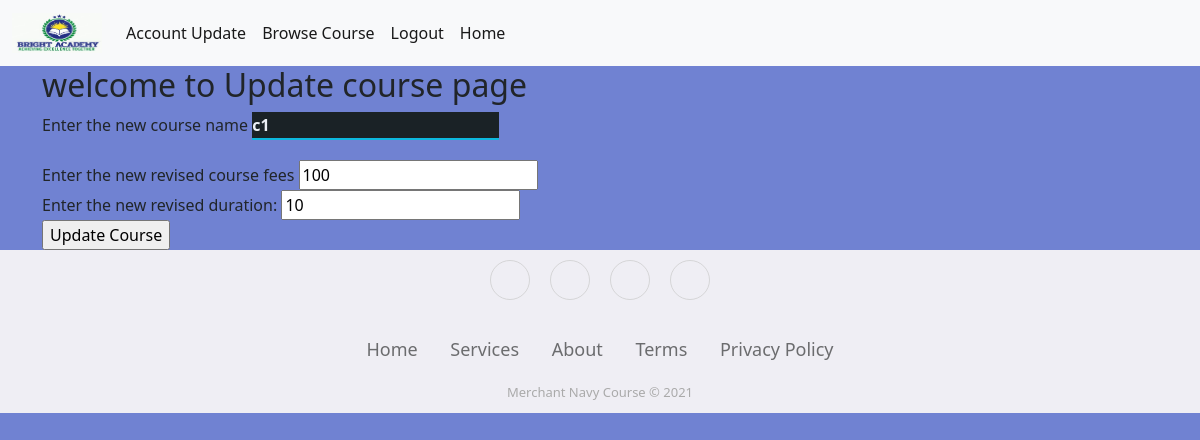
/update/1 (signed in), run on the app's committed database.
### project/models.py (models this page shows, shortened)
class Course(db.Model):
    __tablename__ = 'course'
    course_id = db.Column(db.Integer, primary_key=True)
    course_name = db.Column(db.String(100))
    course_instructor = db.Column(db.String(50), db.ForeignKey('user.id'), nullable=False)
    course_fee = db.Column(db.Integer)
    course_created = db.Column(db.DateTime, nullable=False, default=datetime.utcnow)
    course_duration = db.Column(db.Integer, nullable=False)
    course_student = db.relationship('Student', backref='s_course', lazy='select')

### project/course/views.py (the view)
@course_blueprint.route('/update/<course_id>', methods=['GET', 'POST'])
@login_required
def update_course(course_id):
    print("Inside Upate Course Method and course id is ", course_id)
    update_form = UpdateCourseForm()
    course_details = Course.query.filter_by(course_id=course_id).first()  # get course details by using its ID
    if update_form.validate_on_submit():
        print("Inside IF Statement")
        course_details.course_name = update_form.course_name.data
        course_details.course_fee = update_form.course_fee.data
        course_details.course_duration = update_form.course_duration.data
        print("COurse New Details are :")
        db.session.commit()  # update doesn't require to add before committing
        return "Update in Else"
    elif request.method == 'GET':
        print("Inside ELSE Statement")
        update_form.course_name.data = course_details.course_name  # pre-fill the course_name
        update_form.course_fee.data = course_details.course_fee  # pre-fill the course fee
        update_form.course_duration.data = course_details.course_duration  # pre-fill the course duration
        return render_template('update_course.html', form=update_form)

### project/course/forms.py
class UpdateCourseForm(FlaskForm, UserMixin):
    course_name = StringField("Enter the new course name")
    course_fee = IntegerField("Enter the new revised course fees")
    course_duration = IntegerField("Enter the new revised duration: ")
    submit = SubmitField("Update Course")

### project/models.py (called while the page is built)
@login_manager.user_loader
def load_user(user_id):
    return User.query.get(user_id)

### project/course/templates/course/update_course.html (shortened to what this page needs)
<!DOCTYPE html>
{% extends "base.html" %}
{% block content %}
<div class="container">
<h2> welcome to Update course page</h2>
<form method="POST">
    {{ form.course_name.label }} {{ form.course_name }}<br>
    {{ form.course_fee.label }} {{ form.course_fee }}<br>
    {{ form.course_duration.label }} {{ form.course_duration }}<br>
    {{ form.submit }}
</form>
    </div>
{% endblock %}

### project/static/styles/mainpage.css (style rules this page uses)
body { background-color: #7082d2; }
input[type=text] { background-color: #1A2226; border: none; border-bottom: 2px solid #0DB8DE; border-top: 0px; border-radius: 0px; font-weight: bold; outline: 0; margin-bottom: 20px; padding-left: 0px; color: #ECF0F5; }
* { box-sizing: border-box; }

### data on the page
Course: course_name "c1", course_fee "100", course_duration "10"
